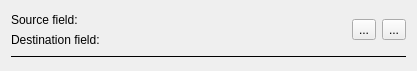
<?xml version="1.0" encoding="UTF-8"?>
<ui version="4.0">
 <class>mdtSqlTableMappingWidgetItem</class>
 <widget class="QWidget" name="mdtSqlTableMappingWidgetItem">
  <property name="geometry">
   <rect>
    <x>0</x>
    <y>0</y>
    <width>417</width>
    <height>71</height>
   </rect>
  </property>
  <property name="windowTitle">
   <string>Form</string>
  </property>
  <layout class="QVBoxLayout" name="verticalLayout">
   <item>
    <layout class="QHBoxLayout" name="horizontalLayout">
     <item>
      <layout class="QFormLayout" name="formLayout">
       <item row="0" column="0">
        <widget class="QLabel" name="lbSourceFieldLabel">
         <property name="text">
          <string>Source field:</string>
         </property>
        </widget>
       </item>
       <item row="0" column="1">
        <widget class="QLabel" name="lbSourceField">
         <property name="text">
          <string/>
         </property>
        </widget>
       </item>
       <item row="1" column="0">
        <widget class="QLabel" name="lbDestinationFieldLabel">
         <property name="text">
          <string>Destination field:</string>
         </property>
        </widget>
       </item>
       <item row="1" column="1">
        <widget class="QLabel" name="lbDestinationField">
         <property name="text">
          <string/>
         </property>
        </widget>
       </item>
      </layout>
     </item>
     <item>
      <spacer name="horizontalSpacer">
       <property name="orientation">
        <enum>Qt::Horizontal</enum>
       </property>
       <property name="sizeHint" stdset="0">
        <size>
         <width>187</width>
         <height>20</height>
        </size>
       </property>
      </spacer>
     </item>
     <item>
      <widget class="QToolButton" name="tbEditFieldMapping">
       <property name="text">
        <string>...</string>
       </property>
      </widget>
     </item>
     <item>
      <widget class="QToolButton" name="tbRemoveFieldMapping">
       <property name="text">
        <string>...</string>
       </property>
       <property name="icon">
        <iconset theme="edit-delete">
         <normaloff/>
        </iconset>
       </property>
      </widget>
     </item>
    </layout>
   </item>
   <item>
    <widget class="Line" name="pvSeparationLine">
     <property name="frameShadow">
      <enum>QFrame::Plain</enum>
     </property>
     <property name="orientation">
      <enum>Qt::Horizontal</enum>
     </property>
    </widget>
   </item>
  </layout>
 </widget>
 <resources/>
 <connections/>
</ui>
